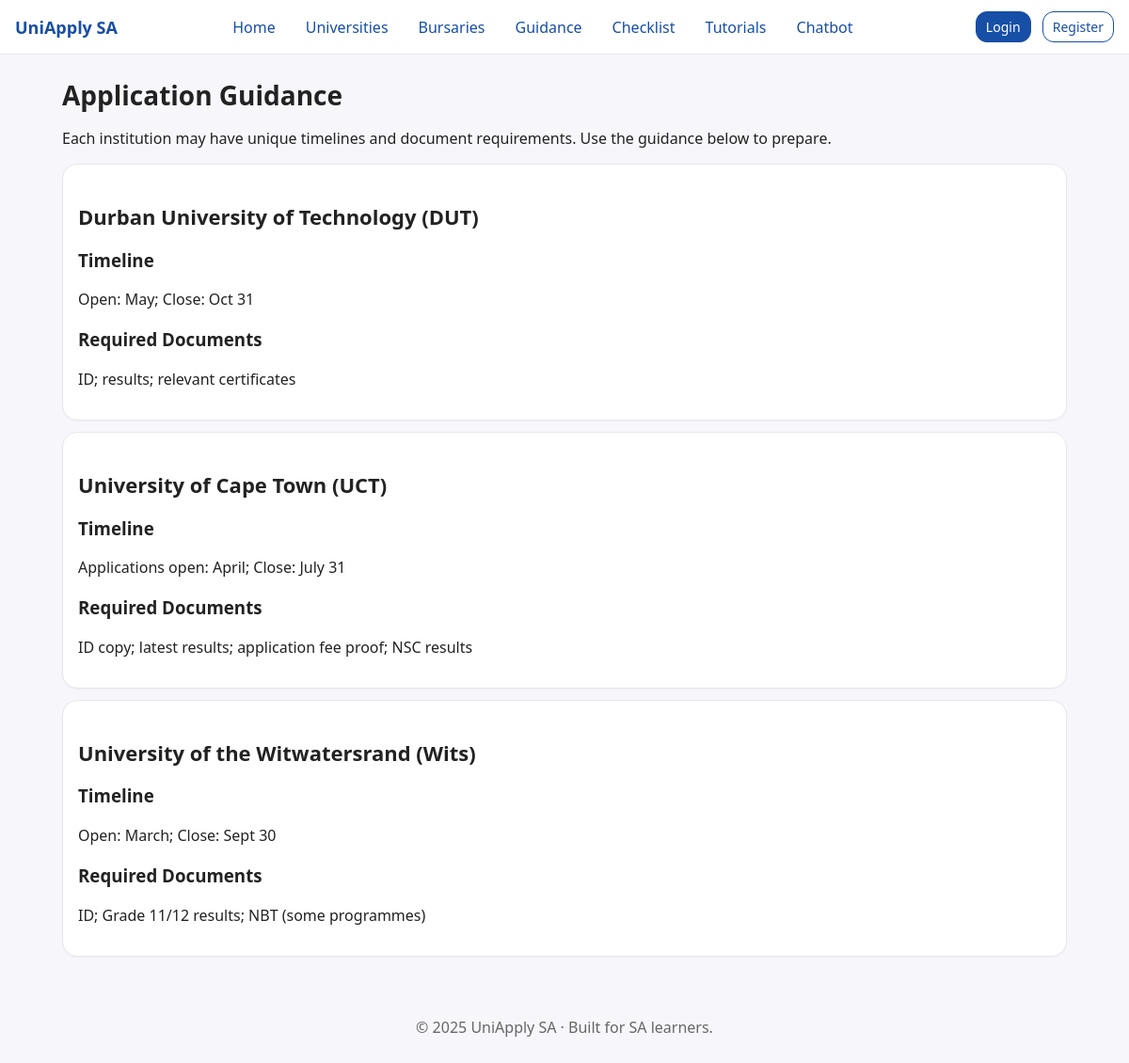
Screenshot of /public/guidance.php with the database file from the repository.
### tables this page shows
CREATE TABLE IF NOT EXISTS institutions (
  id INT AUTO_INCREMENT PRIMARY KEY,
  name VARCHAR(200) NOT NULL,
  province VARCHAR(60) NOT NULL,
  fields TEXT NOT NULL,  
  application_url VARCHAR(500) NOT NULL,
  description TEXT,
  timeline TEXT,
  requirements TEXT
);

### inc/functions.php (called while the page is built, shortened)
<?php
function e($str){ return htmlspecialchars($str ?? '', ENT_QUOTES, 'UTF-8'); }

### public/guidance.php (the view, shortened to what this page needs)
<?php
require_once __DIR__ . '/../inc/db.php';
require_once __DIR__ . '/../inc/functions.php';
include __DIR__ . '/../inc/header.php';
$insts = $pdo->query("SELECT id, name, timeline, requirements FROM institutions ORDER BY name")->fetchAll();
?>
<h1>Application Guidance</h1>
<p>Each institution may have unique timelines and document requirements. Use the guidance below to prepare.</p>
<?php foreach($insts as $i): ?>
  <div class="card">
    <h2><?= e($i['name']) ?></h2>
    <h3>Timeline</h3>
    <p><?= nl2br(e($i['timeline'])) ?></p>
    <h3>Required Documents</h3>
    <p><?= nl2br(e($i['requirements'])) ?></p>
  </div>
<?php endforeach; ?>
<?php include __DIR__ . '/../inc/footer.php'; ?>

### public/assets/style.css (style rules this page uses)
* { box-sizing:border-box }
body { margin:0;font-family:system-ui,-apple-system,Segoe UI,Roboto,Ubuntu,Cantarell,Noto Sans,sans-serif;background:#f7f7fb;color:#222 }
h1 { font-size:28px;margin:0 0 12px }
h2 { font-size:22px;margin-top:24px }
.card { background:#fff;border:1px solid #e6e6ef;border-radius:16px;padding:16px;margin:12px 0;box-shadow:0 1px 2px rgba(0,0,0,.03) }

### rows the page displays
institutions: name "Durban University of Technology (DUT)", timeline "Open: May; Close: Oct 31", requirements "ID; results; relevant certificates"
institutions: name "University of Cape Town (UCT)", timeline "Applications open: April; Close: July 31", requirements "ID copy; latest results; application fee proof; NSC results"
institutions: name "University of the Witwatersrand (Wits)", timeline "Open: March; Close: Sept 30", requirements "ID; Grade 11/12 results; NBT (some programmes)"

### other values shown
APP_NAME "UniApply SA"
$l[1] "Home"
$l[1] "Universities"
$l[1] "Bursaries"
$l[1] "Guidance"
$l[1] "Checklist"
$l[1] "Tutorials"
$l[1] "Chatbot"
